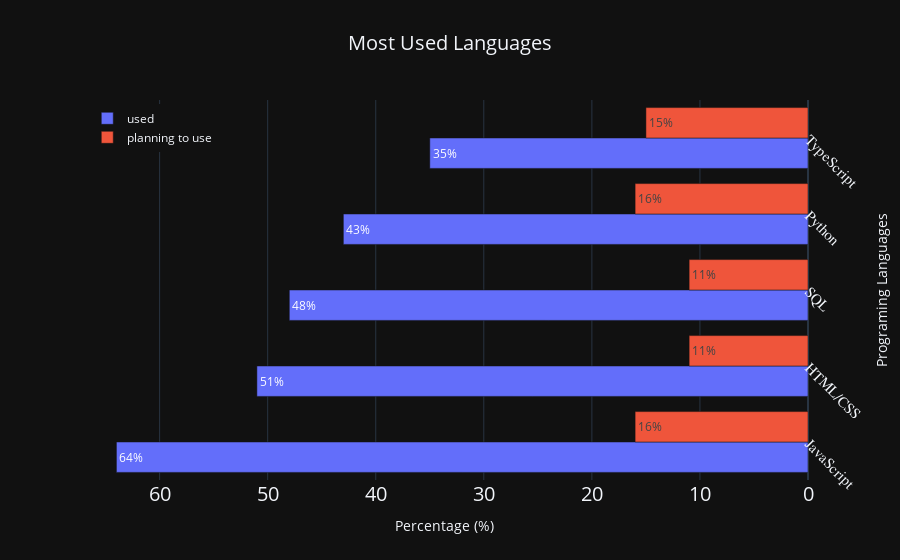

The notebook cell saved with this chart:
### Code cell
create_most_used_languages_chart()

### Figure 1 — Plotly figure (JSON) as saved in the notebook; plotly's stock layout.template omitted (floating-point values rounded to 4 significant figures)
{"data": [{"name": "used", "orientation": "h", "text": ["64%", "51%", "48%", "43%", "35%"], "x": [64, 51, 48, 43, 35], "y": ["JavaScript", "HTML/CSS", "SQL", "Python", "TypeScript"], "type": "bar"}, {"name": "planning to use", "orientation": "h", "text": ["16%", "11%", "11%", "16%", "15%"], "x": [16, 11, 11, 16, 15], "y": ["JavaScript", "HTML/CSS", "SQL", "Python", "TypeScript"], "type": "bar"}], "layout": {"legend": {"x": 0.01, "xanchor": "left", "y": 0.99, "yanchor": "top"}, "title": {"font": {"size": 20}, "text": "Most Used Languages", "x": 0.5}, "yaxis": {"side": "right", "tickfont": {"family": "Rockwell", "size": 15}, "title": {"text": "Programing Languages"}, "tickmode": "array", "tickvals": [0, 1, 2, 3, 4], "ticktext": ["JavaScript", "HTML/CSS", "SQL", "Python", "TypeScript"], "tickangle": 45}, "barmode": "group", "xaxis": {"tickfont": {"size": 20}, "title": {"text": "Percentage (%)"}, "autorange": "reversed"}}}
